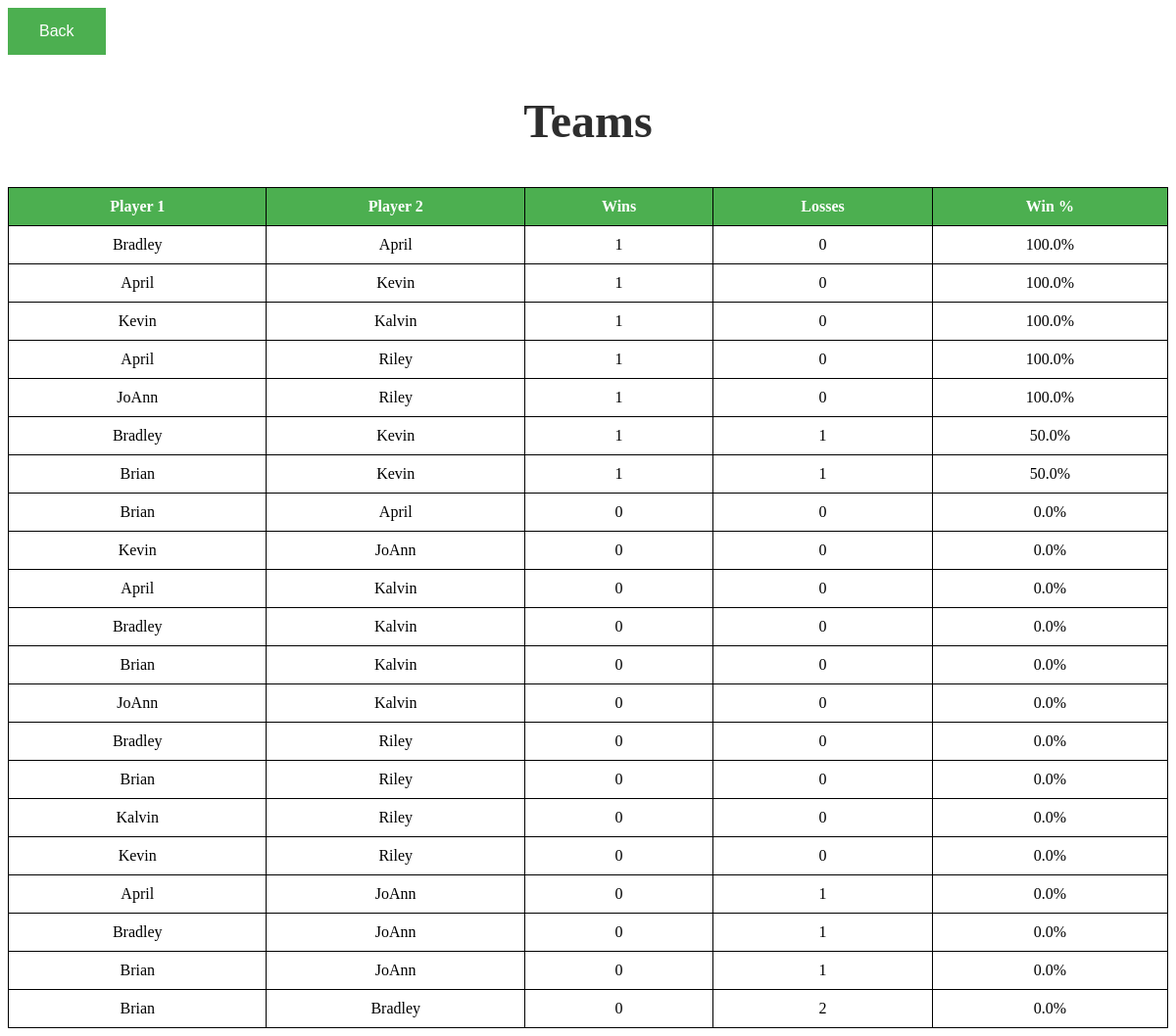
The page /teams on the database its author committed.
### tables this page shows
CREATE TABLE TEAMS
                (NAME1 STR NOT NULL,
                NAME2 STR NOT NULL,
                WINS INT NOT NULL,
                LOSSES INT NOT NULL,
                WINPERC FLOAT NOT NULL);

### app.py (the view)
@app.route("/teams")
def teams():
    conn = sqlite3.connect('data.db')
    cursor = conn.cursor()
    cursor.execute("SELECT * FROM TEAMS ORDER BY wins DESC, losses ASC")
    data = cursor.fetchall()
    conn.close()
    return render_template('teams.html', data=data)

### templates/teams.html (shortened to what this page needs)
<!DOCTYPE html>
<html>
    <head>
        <link type="text/css" rel="stylesheet" href="/static/styles.css"/>
    </head>
    <button onclick="history.go(-1)" class="back">Back</button>
    <h2>Teams</h2>
<table>
    <thread>
        <tr>
            <th>Player 1</th>
            <th>Player 2</th>
            <th>Wins</th>
            <th>Losses</th>
            <th>Win %</th>
        </tr>
    </thread>
    <tbody>
        {% for row in data %}
            <tr>
                    <td><a href=search/{{row[0]}} class="player">{{row[0]}}</a></td>
                    <td><a href=search/{{row[1]}} class="player">{{row[1]}}</a></td>
                    <td>{{row[2]}}</td>
                    <td>{{row[3]}}</td>
                    <td>{{row[4]}}%</td>
            </tr>
        {% endfor %}
    </tbody>
</table>
</html>

### static/styles.css (style rules this page uses)
h2 { color: rgb(46, 46, 46); font-family: verdana; font-size: 300%; text-align: center; }
a.player { text-decoration: none; color: black; }
table { text-align: center; width: 100% }
th { background-color: #4CAF50; color: white; }
th,td { padding: 10px; }
table,th,td { border: 1px solid black; border-collapse: collapse; }
button.back { background-color: #4CAF50; border: none; color: white; padding: 15px 32px; text-align: center; text-decoration: none; display: inline-block; font-size: 16px; transition-duration: .4s; }

### rows shown on the page
TEAMS: NAME1 "Bradley", NAME2 "April", WINS "1", LOSSES "0", WINPERC "100.0"
TEAMS: NAME1 "April", NAME2 "Kevin", WINS "1", LOSSES "0", WINPERC "100.0"
TEAMS: NAME1 "Kevin", NAME2 "Kalvin", WINS "1", LOSSES "0", WINPERC "100.0"
TEAMS: NAME1 "April", NAME2 "Riley", WINS "1", LOSSES "0", WINPERC "100.0"
TEAMS: NAME1 "JoAnn", NAME2 "Riley", WINS "1", LOSSES "0", WINPERC "100.0"
TEAMS: NAME1 "Bradley", NAME2 "Kevin", WINS "1", LOSSES "1", WINPERC "50.0"
TEAMS: NAME1 "Brian", NAME2 "Kevin", WINS "1", LOSSES "1", WINPERC "50.0"
TEAMS: NAME1 "Brian", NAME2 "April", WINS "0", LOSSES "0", WINPERC "0.0"
TEAMS: NAME1 "Kevin", NAME2 "JoAnn", WINS "0", LOSSES "0", WINPERC "0.0"
TEAMS: NAME1 "April", NAME2 "Kalvin", WINS "0", LOSSES "0", WINPERC "0.0"
TEAMS: NAME1 "Bradley", NAME2 "Kalvin", WINS "0", LOSSES "0", WINPERC "0.0"
TEAMS: NAME1 "Brian", NAME2 "Kalvin", WINS "0", LOSSES "0", WINPERC "0.0"
TEAMS: NAME1 "JoAnn", NAME2 "Kalvin", WINS "0", LOSSES "0", WINPERC "0.0"
TEAMS: NAME1 "Bradley", NAME2 "Riley", WINS "0", LOSSES "0", WINPERC "0.0"
TEAMS: NAME1 "Brian", NAME2 "Riley", WINS "0", LOSSES "0", WINPERC "0.0"
TEAMS: NAME1 "Kalvin", NAME2 "Riley", WINS "0", LOSSES "0", WINPERC "0.0"
TEAMS: NAME1 "Kevin", NAME2 "Riley", WINS "0", LOSSES "0", WINPERC "0.0"
TEAMS: NAME1 "April", NAME2 "JoAnn", WINS "0", LOSSES "1", WINPERC "0.0"
TEAMS: NAME1 "Bradley", NAME2 "JoAnn", WINS "0", LOSSES "1", WINPERC "0.0"
TEAMS: NAME1 "Brian", NAME2 "JoAnn", WINS "0", LOSSES "1", WINPERC "0.0"
TEAMS: NAME1 "Brian", NAME2 "Bradley", WINS "0", LOSSES "2", WINPERC "0.0"
